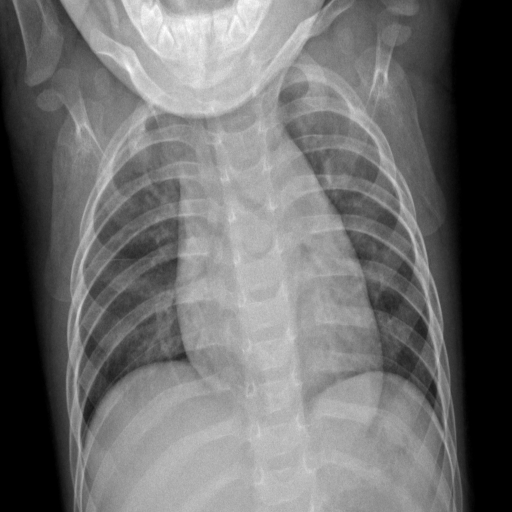
#> input picture 3.2022年学习/FractralDimensionSoftware/COVID-19-c/NORMAL1/NORMAL (10).png, 1024 x 1024 px (shown at 1/2 size); its folder holds only this picture in this run
$ python getdata.py
#> lines starting #> are read from the running program, lines starting #| are printed output that depends on the picture; after the words box and inside, x2 and y2 are one past the last pixel; in counts of white or black regions, pixels touching at a corner belong together
#> in convertjpg, img is the input picture: shape (1024, 1024); min 0, max 255, mean 109.6
### 1. 2020年学习/12月份学习（两类分类最终结果，期刊论文内容）/2. 最终论文数据反正结果/3. quadtree/1. 画出切割后的图像和block historgram/quadtree.py
# -*- encoding:utf -*-

import numpy as np
import matplotlib.pyplot as plt
import cv2
import math


class Node(object):


    def __init__(self, value, isLeaf, left_1, left_2, right_1, right_2, pos, grid_size):
        """
        Args:
            val:  (mean,variance)
            isLeaf:
            pos:(top left point)
            size : n: (n*n)
        """
        self.value = value
        self.isLeaf = isLeaf
        self.left_1 = left_1
        self.left_2 = left_2
        self.right_1 = right_1
        self.right_2 = right_2

        self.pos = pos #每一块的相对原始坐标
        self.grid_size = grid_size

class QuadTreeSolution(object):

    def __init__(self, image_grid, min_grid_size, variance_threshold):

#> called with min_grid_size = 1, variance_threshold = 60
        self.min_grid_size = min_grid_size
        self.image_grid = image_grid
        self.variance_threshold = variance_threshold  #方差阈值
        self.histrogram = {}  #存储各级别方块个数
        self.image_size = len(image_grid)
#> self.image_size = 1024
        self.root_node = self.node_construct(image_grid, pos=(0, 0), grid_size=self.image_size)

    def node_construct(self, grid, pos, grid_size):
        """
        Args:
            grid: numpy Array, (m,m)
            variance_threshold: the variance in a grid, the threshold for segmentation grid.
            pos : [(top left point),(right bottom point)]
            grid_size:len(self.img_size=len(img_grid))

        Returns:
            node: root Node
        """
#> called with pos = (0, 0), grid_size = 1024
        "Parameters Initialization"
        grid_mean = np.mean(grid)
#> grid_mean = 109.6
        grid_variance = np.var(grid)
#> grid_variance = 4190.4
        #print("grid_variance:", grid_variance)
        value = (grid_mean, grid_variance)
#> value = (109.6, 4190.4)
        isleaf = True
        left_1, left_2, right_1, right_2 = None, None, None, None
        if grid_size < self.min_grid_size or grid_variance <= self.variance_threshold:
            if self.histrogram.get(grid_size) == None: #如果为空，就直接添加值，
                self.histrogram[grid_size] = 1
            else:
                self.histrogram[grid_size] += 1    #如果不为空，直接在原来的块级别上加1，统计这一级别的个数
            return Node(value, isleaf, left_1, left_2, right_1, right_2, pos=pos, grid_size=grid_size)

        assert grid_size % 2 == 0  #断言操作，如果为真，继续执行，否则直接中断程序，
        center_point = grid_size // 2  #grid_dize:网格大小（m, m）, 即m的大小，维度
#> center_point = 512
        left_1_grid = grid[:center_point, :center_point]
        left_2_grid = grid[:center_point, center_point:]
        right_1_grid = grid[center_point:, :center_point]
        right_2_grid = grid[center_point:, center_point:]

        left_1 = self.node_construct(left_1_grid, pos=pos, grid_size=center_point)
#> call 2 of node_construct, with pos = (0, 0), grid_size = 512
#> in node_construct (call 2), `grid_mean = np.mean(grid)`: grid_mean = 128.7
#> in node_construct (call 2), `grid_variance = np.var(grid)`: grid_variance = 3437.1
#> in node_construct (call 2), `value = (grid_mean, grid_variance)`: value = (128.7, 3437.1)
#> in node_construct (call 2), `center_point = grid_size // 2`: center_point = 256
#> in node_construct (call 2), `left_1_grid = grid[:center_point, :center_point]`:
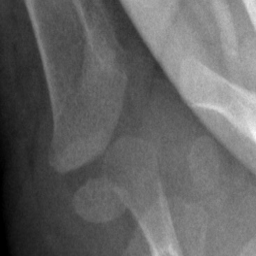
#> left_1_grid: shape (256, 256); min 0, max 250, mean 100.3
#> call 3 of node_construct, with pos = (0, 0), grid_size = 256
#> in node_construct (call 3), `grid_mean = np.mean(grid)`: grid_mean = 100.3
#> in node_construct (call 3), `grid_variance = np.var(grid)`: grid_variance = 1728.5
#> in node_construct (call 3), `value = (grid_mean, grid_variance)`: value = (100.3, 1728.5)
#> in node_construct (call 3), `center_point = grid_size // 2`: center_point = 128
#> in node_construct (call 3), `left_2_grid = grid[:center_point, center_point:]`:
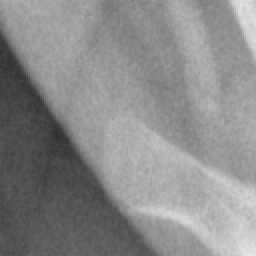
#> left_2_grid: shape (128, 128) (shown 2 times larger); min 46, max 232, mean 138.5
#> in node_construct (call 3), `right_2_grid = grid[center_point:, center_point:]`:
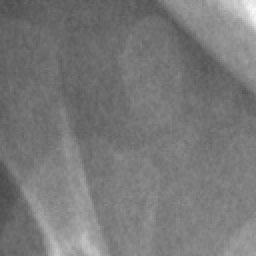
#> right_2_grid: shape (128, 128) (shown 2 times larger); min 75, max 250, mean 120.5
#> call 4 of node_construct, with pos = (0, 0), grid_size = 128
#> in node_construct (call 4), `grid_mean = np.mean(grid)`: grid_mean = 76.99
#> in node_construct (call 4), `grid_variance = np.var(grid)`: grid_variance = 571
#> in node_construct (call 4), `value = (grid_mean, grid_variance)`: value = (76.99, 571)
#> in node_construct (call 4), `center_point = grid_size // 2`: center_point = 64
#> in node_construct (call 4), `right_1_grid = grid[center_point:, :center_point]`:
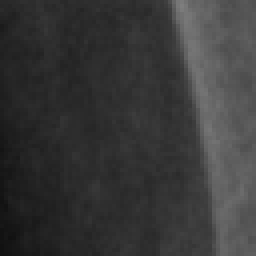
#> right_1_grid: shape (64, 64) (shown 4 times larger); min 17, max 126, mean 56.3
#> in node_construct (call 4), `right_2_grid = grid[center_point:, center_point:]`:
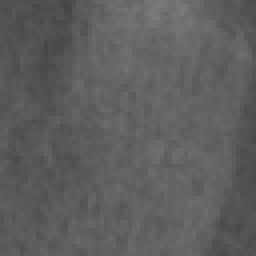
#> right_2_grid: shape (64, 64) (shown 4 times larger); min 68, max 124, mean 94
#> in __init__, `self.value = value`: self.value = (54.75, 14.55)
#> in __init__, `self.grid_size = grid_size`: self.grid_size = 16
        left_2 = self.node_construct(left_2_grid, pos=(pos[0] + center_point, pos[1]), grid_size=center_point)
        right_1 = self.node_construct(right_1_grid, pos=(pos[0], pos[1] + center_point), grid_size=center_point)
        right_2 = self.node_construct(right_2_grid, pos=(pos[0] + center_point, pos[1] + center_point),
                                      grid_size=center_point)
        #所有递归完了以后，就不再有新的叶子
        value = False
        isleaf = False
        #记录所有的节点，
        node = Node(value, isleaf, left_1, left_2, right_1, right_2, pos=pos, grid_size=grid_size)
#> in extract_img_features, `img_vector = [self.histrogram.get(k, 0) for k in grid_rank]`: img_vector = [8932, 10807, 5892, 2768, 1068, 193, 38]
#| img_vector: [8932, 10807, 5892, 2768, 1068, 193, 38]
#> in convertjpg, `his, grid_rank = s.extract_img_features()`: grid_rank = [1, 2, 4, 8, 16, 32, 64]

        return node

    def bfs_for_segmentation(self):
        temp_node = self.root_node
        node_list = [temp_node]
        #print("node_list:", len(node_list))

        while len(node_list) > 0:
            temp_node = node_list.pop(0)
            #叶子不能再划分，节点可以再划分
            if temp_node.isLeaf is False: #不是叶子的话，就是节点，然后，将子节点和叶子添加到nodelist中，重复循环此操作，
                                          #直到nodelist中的所有元素都为叶子，然后执行else，画图
                node_list += [temp_node.left_1, temp_node.left_2, temp_node.right_1, temp_node.right_2]
            else:

                pos_x, pos_y, grid_size = temp_node.pos[0], temp_node.pos[1], temp_node.grid_size
                #cv2.rectangle:计量图像的坐标轴
                cv2.rectangle(self.image_grid, (pos_x, pos_y), (pos_x + grid_size, pos_y + grid_size), (0, 255, 255), 1)
#> this loop made 39605 passes
#> (pos_x, pos_y, grid_size) on passes 43, 45, 51, 64, 69, 80, 98: (896, 0, 128), (896, 128, 128), (896, 256, 128), (0, 896, 128), (384, 896, 128), (512, 896, 128), (128, 128, 64)
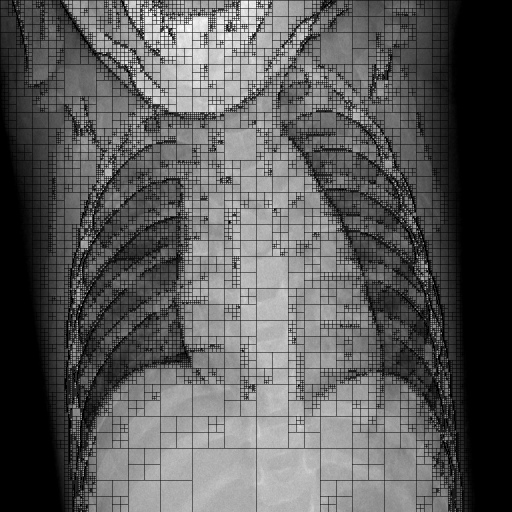
#> self.image_grid: shape (1024, 1024) (shown at 1/2 size); 16.31% of pixels changed, all inside (x1, y1, x2, y2) = (0, 0, 951, 1024)
#> after the loop, node_list = []

        return self.image_grid
        #将所有的叶子坐标计量完了以后，显示所有框和图
        #cv2.imshow("image", img_grid)
        #plt.imshow(img_grid, "gray")
        #cv2.waitKey(0)  # 防止闪图
        #plt.show()
    def extract_img_features(self, vector_dim=7) -> list:
        """

        Args:
            min_grid_size:
            vector_dim:

        Returns:
            shape: list
        """
        #块是从大到小排列的
        grid_rank = sorted([self.min_grid_size * (2 ** i) for i in range(vector_dim)], reverse=False)  # H -> L
        print("grid_rank:", grid_rank)
        img_vector = [self.histrogram.get(k, 0) for k in grid_rank]
        print("img_vector:", img_vector)

        print("="*100)

        return img_vector, grid_rank

### 2. 2021年学习/4.论文扩展程序总结出版/2. 最终论文数据反正结果/3. quadtree/1. 画出切割后的图像和block historgram/getdata.py
import glob
import cv2
import numpy as np
import pandas as pd
import matplotlib.pyplot as plt
import time
from quadtree import QuadTreeSolution
#from quadtree_square import QuadTreeSolution
from sklearn.metrics.pairwise import euclidean_distances, paired_euclidean_distances
from sklearn import preprocessing
start_time = time.time()
#data = np.empty(shape=[0, 2916], dtype=int)


#存储处理后的quadtree
normal = []
viral_pneumonia = []
covid_19 = []

#存储每张图片的quadtree_his
normal_his = []
viral_pneumonia_his = []
covid_19_his = []


mean_data = []    #存储每张图片的均值

th_value = []   #存储每一个图像的阈值范围


# [4 lines left out: function data_preprcess, not called in this run]

def convertjpg(pngfile, img_data, his_list):
    """

    :param pngfile: input image
    :param img_data: data for save the image which is processed
    :param his_list: the block historgram of the input image
    :return:
    """
    print("png:", pngfile)
    img = cv2.imread(pngfile, cv2.IMREAD_GRAYSCALE) #读取为灰度图,也可以将cv2.IMREAD_GRAYSCALE改为0
    #黑色像素：4：var=1.127， 2：var=1.12. 所以想要划分彻底，最小的var可以设置为2
    #img = cv2.resize(img, (512, 512), interpolation=cv2.INTER_CUBIC)
    #显示原图
    display_image(img)
    s = QuadTreeSolution(img, 1, 60)
    #s = QuadTreeSolution(img, 1) #李根改进，不同级别块，var阈值不同
    his, grid_rank = s.extract_img_features()
    #网格his，特征的提取
    his_list.append(his)
    #存储切割后的图像
    img_grid = s.bfs_for_segmentation() #分割后的图像
    img_data.append(img_grid) #存储的原始灰度图像
    #显示分割后的图像

    display_image(img_grid)

    #显示各级别的块的数量
    bar_graph(his, grid_rank)

    return img_data, his_list

# [10 lines left out: function get_histrogram, not called in this run]

def display_image(img):
    """

    :param img:inpt image
    :return:
    """
    plt.figure(figsize=(12, 12))
    plt.imshow(img, cmap="gray")
    #plt.imshow(img, cmap="gray", interpolation="bicubic")
    #plt.xticks([]), plt.yticks([])
    plt.yticks(size=15)  # 设置纵坐标字体信息
    plt.xticks(size=15)
    plt.axis('on')
    plt.show()
    #cv2.imshow("image", img)
    #cv2.waitKey(0)

def bar_graph(y, x):
    """

    :param x: x-axis
    :param y: y-axis
    :return:
    """
    # 设置中文字体和负号正常显示
    #matplotlib.rcParams['font.sans-serif'] = ['SimHei']
    #matplotlib.rcParams['axes.unicode_minus'] = False
    ""
    plt.figure(figsize=(12, 12))
    #label_list = ['4', '8', '16', '32', '64', '128', '256']  # 横坐标刻度显示值
    label_list = [str(j) for j in x]
#> label_list = ['1', '2', '4', '8', '16', '32', '64']
    #num_list1 = [20, 30, 15, 35]  # 纵坐标值1
    #num_list2 = [15, 30, 40, 20]  # 纵坐标值2
    #x = range(len(y))
    """
    绘制条形图
    left:长条形中点横坐标
    height:长条形高度
    width:长条形宽度，默认值0.8
    label:为后面设置legend准备
    """
    #plt.title("Blocks bar chart")
    rects1 = plt.bar(label_list, height=y, width=0.5, alpha=0.8, color='red')
#> rects1 = 7 items
    #rects2 = plt.bar(left=[i + 0.4 for i in x], height=num_list2, width=0.4, color='green', label="二部门")
    plt.ylim(0, 18000)  # y轴取值范围
    #plt.yticks(y, fontsize=10)
    plt.yticks(size=18) #设置纵坐标字体信息
    plt.ylabel("Number of blocks", fontsize=20)
    """
    设置x轴刻度显示值
    参数一：中点坐标
    参数二：显示值
    """
    plt.xticks(label_list, size=18)
    plt.xlabel("Block size", fontsize=20)
    #plt.title("某某公司")
    #plt.legend()  # 设置题注
    # 编辑(y值)文本信息（图中的）
    for rect in rects1:
        height = rect.get_height()
        plt.text(rect.get_x() + rect.get_width() / 2, height + 1, str(height), ha="center", va="bottom", fontsize=20)
#> this loop made 7 passes
#> height on passes 1 to 7: 8932, 10807, 5892, 2768, 1068, 193, 38

    plt.show()
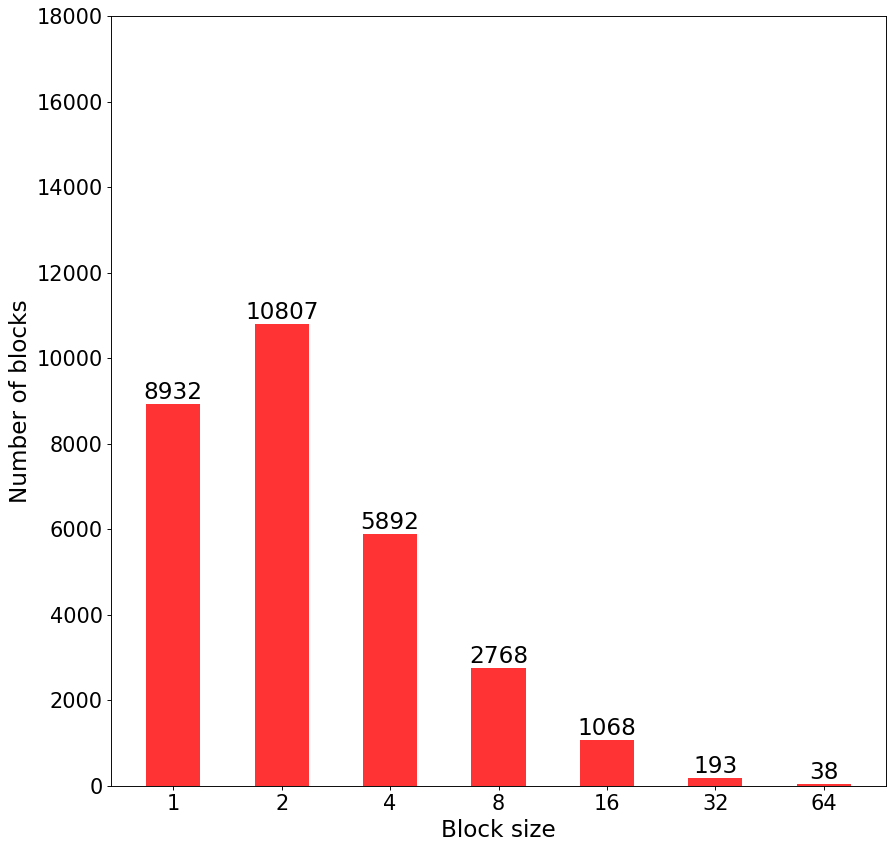
#> figure drawn by matplotlib, 1 panel; tallest bar 10807 high, from x = 0.75 to 1.25

# [11 lines left out: function draw_graph, not called in this run]

"""
def calculate_percent(data, data_per):
    #print(data)
    for i in data:
        x = []
        #break
        #print("i:", i)
        for j in i:
            #print("j:", j)
            per = round(j / sum(i), 3)
            x.append(per)
        data_per.append(x)
        #break
    return data_per
"""
"""
def get_dist(data):
    dic = {}
    data_len = len(data)
    adj_matrix = euclidean_distances(data, data)
    mean_dis = np.sum(adj_matrix) / (data_len ** 2 - data_len)

    dic["mean"] = mean_dis

    return dic
"""

#读取图片数据，将特征转化为向量，转化为矩阵
count0 = 0
for pngfile in glob.glob(r"C:/Users/Yan/Desktop/COVID-19-c/NORMAL1/*.png"):
    normal, normal_his = convertjpg(pngfile, normal, normal_his)  #存储的处理后的原图像和二值图像
#> normal = 1 item; normal_his = [[8932, 10807, 5892, 2768, 1068, 193, 38]]
    count0 += 1
    if count0 == 4:
        break
"""
count1 = 0
for pngfile in glob.glob(r"C:/Users/Yan/Desktop/COVID-19-c/Viral Pneumonia/*.png"):
    viral_pneumonia, viral_pneumonia_his = convertjpg(pngfile, viral_pneumonia, viral_pneumonia_his)
    count1 += 1
    if count1 == 4:
        break

"""
count2 = 0
for pngfile in glob.glob(r"C:/Users/Yan/Desktop/COVID-19-c/COVID-191/*.png"):
    covid_19, covid_19_his = convertjpg(pngfile, covid_19, covid_19_his)
    count2 += 1
    if count2 == 4:
        break


def data_preprcess(x_train):
    min_max_scaler = preprocessing.MinMaxScaler().fit(x_train)
    x_train = min_max_scaler.transform(x_train)
    #x_test = min_max_scaler.transform(x_test)
    return x_train

print(normal_his)
#| [[8932, 10807, 5892, 2768, 1068, 193, 38]]
#print(viral_pneumonia_his)
print(covid_19_his)

#数据归一化到0-1之间
normal_his = data_preprcess(np.array(normal_his))
#viral_pneumonia_his = data_preprcess(np.array(viral_pneumonia_his))
#> (the run stopped early here; a loop or call above may not have finished)

$ run again, on 3.2022年学习/FractralDimensionSoftware/COVID-19-c/NORMAL1/NORMAL (100).png
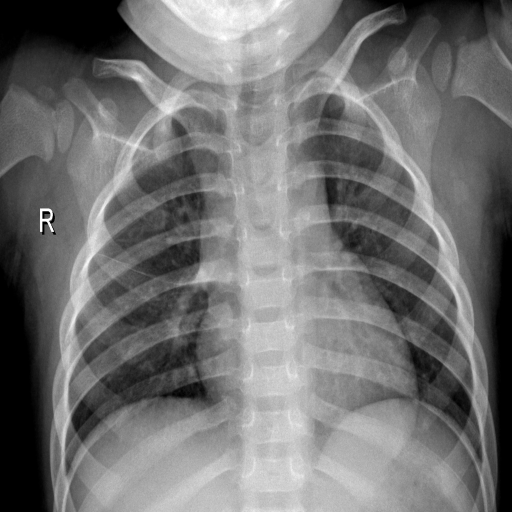
#> input picture 3.2022年学习/FractralDimensionSoftware/COVID-19-c/NORMAL1/NORMAL (100).png, 1024 x 1024 px (shown at 1/2 size)
#> in convertjpg, img is the input picture: shape (1024, 1024); min 0, max 255, mean 113.9
#> self.image_size = 1024
#> grid_mean = 113.9
#> grid_variance = 3318.8
#> value = (113.9, 3318.8)
#> center_point = 512
#> left_1_grid: shape (256, 256)
#> left_2_grid: shape (256, 256)
#> right_1_grid: shape (256, 256)
#> right_2_grid: shape (256, 256)
#> left_1_grid: shape (128, 128)
#> left_2_grid: shape (128, 128)
#> right_1_grid: shape (128, 128)
#> right_2_grid: shape (128, 128)
#> left_1_grid: shape (64, 64)
#> left_2_grid: shape (64, 64)
#> right_1_grid: shape (64, 64)
#> right_2_grid: shape (64, 64)
#> self.value = (0.0535, 0.227)
#> self.grid_size = 64
#> left_1_grid: shape (32, 32)
#> left_2_grid: shape (32, 32)
#> right_1_grid: shape (32, 32)
#> right_2_grid: shape (32, 32)
#> img_vector = [12884, 14519, 8609, 4099, 1204, 191, 18]
#| img_vector: [12884, 14519, 8609, 4099, 1204, 191, 18]
#> grid_rank = [1, 2, 4, 8, 16, 32, 64]
#> the loop in bfs_for_segmentation, `while len(node_list) > 0:` made 55365 passes
#> pos_x on passes 86, 87, 90: 0, 64, 128
#> after the loop in bfs_for_segmentation, `while len(node_list) > 0:`:
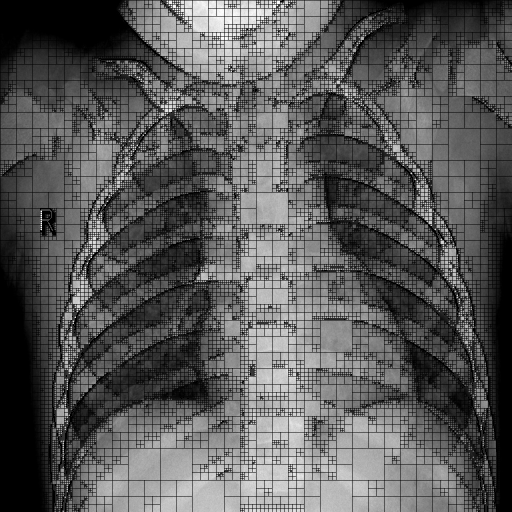
#> self.image_grid: shape (1024, 1024) (shown at 1/2 size); min 0, max 255, mean 88.3
#> after the loop in bfs_for_segmentation, `while len(node_list) > 0:`: node_list = []
#> label_list = ['1', '2', '4', '8', '16', '32', '64']
#> rects1 = 7 items
#> the loop in bar_graph, `for rect in rects1:` made 7 passes
#> height on passes 1 to 7: 12884, 14519, 8609, 4099, 1204, 191, 18
#> in bar_graph, `plt.show()`:
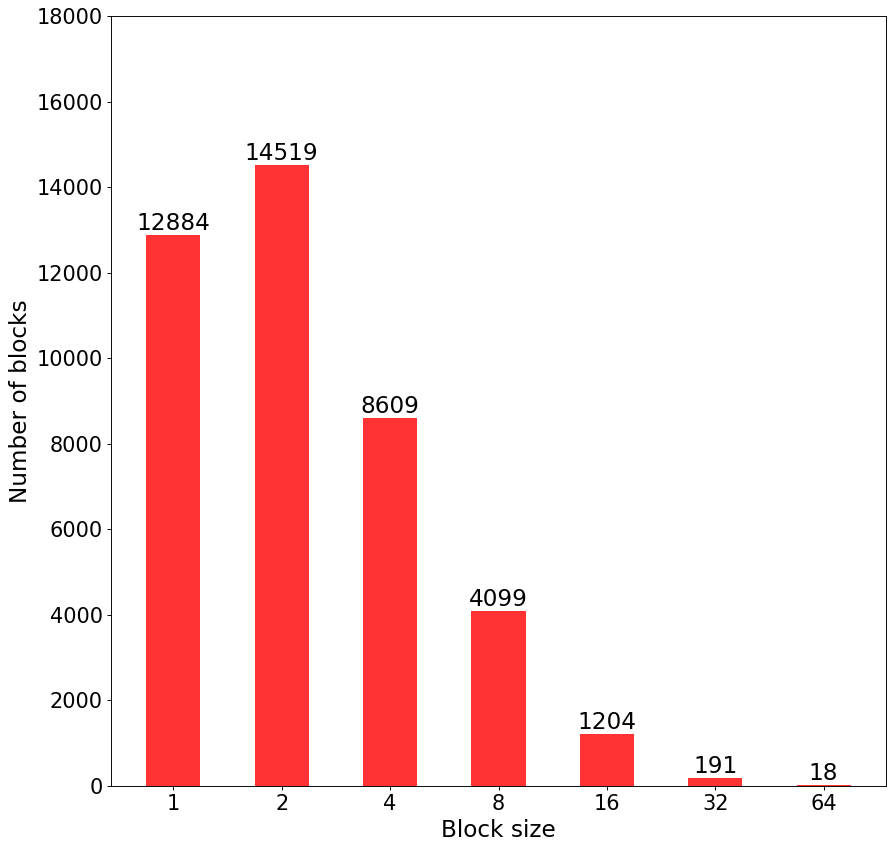
#> figure drawn by matplotlib, 1 panel; tallest bar 14519 high, from x = 0.75 to 1.25
#> normal = 1 item; normal_his = [[12884, 14519, 8609, 4099, 1204, 191, 18]]
#| [[12884, 14519, 8609, 4099, 1204, 191, 18]]
